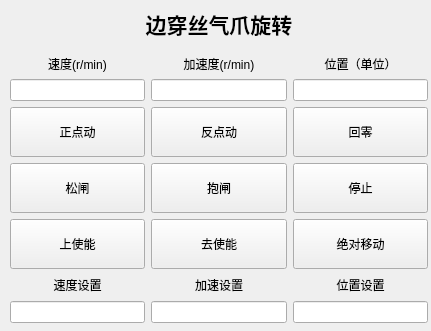
  <widget class="QWidget" name="widget_3" native="true">
   <property name="geometry">
    <rect>
     <x>920</x>
     <y>10</y>
     <width>431</width>
     <height>331</height>
    </rect>
   </property>
   <property name="styleSheet">
    <string notr="true">#widget_1{
 border: 1px solid #ccc;
}</string>
   </property>
   <widget class="QWidget" name="layoutWidget_3">
    <property name="geometry">
     <rect>
      <x>10</x>
      <y>0</y>
      <width>418</width>
      <height>323</height>
     </rect>
    </property>
    <layout class="QVBoxLayout" name="verticalLayout_17">
     <item>
      <widget class="QLabel" name="label_15">
       <property name="font">
        <font>
         <pointsize>16</pointsize>
         <bold>true</bold>
        </font>
       </property>
       <property name="text">
        <string>边穿丝气爪旋转</string>
       </property>
       <property name="alignment">
        <set>Qt::AlignmentFlag::AlignCenter</set>
       </property>
      </widget>
     </item>
     <item>
      <layout class="QHBoxLayout" name="horizontalLayout_11">
       <item>
        <layout class="QVBoxLayout" name="verticalLayout_18">
         <property name="leftMargin">
          <number>0</number>
         </property>
         <item>
          <widget class="QLabel" name="label_16">
           <property name="text">
            <string>速度(r/min)</string>
           </property>
           <property name="alignment">
            <set>Qt::AlignmentFlag::AlignCenter</set>
           </property>
          </widget>
         </item>
         <item>
          <widget class="QLineEdit" name="lineEdit_14">
           <property name="text">
            <string/>
           </property>
           <property name="readOnly">
            <bool>true</bool>
           </property>
          </widget>
         </item>
        </layout>
       </item>
       <item>
        <layout class="QVBoxLayout" name="verticalLayout_19">
         <item>
          <widget class="QLabel" name="label_17">
           <property name="text">
            <string>加速度(r/min)</string>
           </property>
           <property name="alignment">
            <set>Qt::AlignmentFlag::AlignCenter</set>
           </property>
          </widget>
         </item>
         <item>
          <widget class="QLineEdit" name="lineEdit_15">
           <property name="text">
            <string/>
           </property>
           <property name="readOnly">
            <bool>true</bool>
           </property>
          </widget>
         </item>
        </layout>
       </item>
       <item>
        <layout class="QVBoxLayout" name="verticalLayout_20">
         <item>
          <widget class="QLabel" name="label_18">
           <property name="text">
            <string>位置（单位）</string>
           </property>
           <property name="alignment">
            <set>Qt::AlignmentFlag::AlignCenter</set>
           </property>
          </widget>
         </item>
         <item>
          <widget class="QLineEdit" name="lineEdit_16">
           <property name="text">
            <string/>
           </property>
           <property name="readOnly">
            <bool>true</bool>
           </property>
          </widget>
         </item>
        </layout>
       </item>
      </layout>
     </item>
     <item>
      <layout class="QVBoxLayout" name="verticalLayout_21">
       <item>
        <layout class="QHBoxLayout" name="horizontalLayout_12">
         <item>
          <widget class="QPushButton" name="pushButton_19">
           <property name="minimumSize">
            <size>
             <width>50</width>
             <height>50</height>
            </size>
           </property>
           <property name="text">
            <string>正点动</string>
           </property>
          </widget>
         </item>
         <item>
          <widget class="QPushButton" name="pushButton_20">
           <property name="minimumSize">
            <size>
             <width>50</width>
             <height>50</height>
            </size>
           </property>
           <property name="text">
            <string>反点动</string>
           </property>
          </widget>
         </item>
         <item>
          <widget class="QPushButton" name="pushButton_21">
           <property name="minimumSize">
            <size>
             <width>50</width>
             <height>50</height>
            </size>
           </property>
           <property name="text">
            <string>回零</string>
           </property>
          </widget>
         </item>
        </layout>
       </item>
       <item>
        <layout class="QHBoxLayout" name="horizontalLayout_13">
         <item>
          <widget class="QPushButton" name="pushButton_22">
           <property name="minimumSize">
            <size>
             <width>50</width>
             <height>50</height>
            </size>
           </property>
           <property name="text">
            <string>松闸</string>
           </property>
          </widget>
         </item>
         <item>
          <widget class="QPushButton" name="pushButton_23">
           <property name="minimumSize">
            <size>
             <width>50</width>
             <height>50</height>
            </size>
           </property>
           <property name="text">
            <string>抱闸</string>
           </property>
          </widget>
         </item>
         <item>
          <widget class="QPushButton" name="pushButton_24">
           <property name="minimumSize">
            <size>
             <width>50</width>
             <height>50</height>
            </size>
           </property>
           <property name="text">
            <string>停止</string>
           </property>
          </widget>
         </item>
        </layout>
       </item>
       <item>
        <layout class="QHBoxLayout" name="horizontalLayout_14">
         <item>
          <widget class="QPushButton" name="pushButton_25">
           <property name="minimumSize">
            <size>
             <width>50</width>
             <height>50</height>
            </size>
           </property>
           <property name="text">
            <string>上使能</string>
           </property>
          </widget>
         </item>
         <item>
          <widget class="QPushButton" name="pushButton_26">
           <property name="minimumSize">
            <size>
             <width>50</width>
             <height>50</height>
            </size>
           </property>
           <property name="text">
            <string>去使能</string>
           </property>
          </widget>
         </item>
         <item>
          <widget class="QPushButton" name="pushButton_27">
           <property name="minimumSize">
            <size>
             <width>50</width>
             <height>50</height>
            </size>
           </property>
           <property name="text">
            <string>绝对移动</string>
           </property>
          </widget>
         </item>
        </layout>
       </item>
      </layout>
     </item>
     <item>
      <layout class="QHBoxLayout" name="horizontalLayout_15">
       <item>
        <layout class="QVBoxLayout" name="verticalLayout_22">
         <item>
          <widget class="QLabel" name="label_19">
           <property name="text">
            <string>速度设置</string>
           </property>
           <property name="alignment">
            <set>Qt::AlignmentFlag::AlignCenter</set>
           </property>
          </widget>
         </item>
         <item>
          <widget class="QLineEdit" name="lineEdit_17">
           <property name="text">
            <string/>
           </property>
           <property name="alignment">
            <set>Qt::AlignmentFlag::AlignCenter</set>
           </property>
          </widget>
         </item>
        </layout>
       </item>
       <item>
        <layout class="QVBoxLayout" name="verticalLayout_23">
         <item>
          <widget class="QLabel" name="label_20">
           <property name="text">
            <string>加速设置</string>
           </property>
           <property name="alignment">
            <set>Qt::AlignmentFlag::AlignCenter</set>
           </property>
          </widget>
         </item>
         <item>
          <widget class="QLineEdit" name="lineEdit_18">
           <property name="text">
            <string/>
           </property>
           <property name="alignment">
            <set>Qt::AlignmentFlag::AlignCenter</set>
           </property>
          </widget>
         </item>
        </layout>
       </item>
       <item>
        <layout class="QVBoxLayout" name="verticalLayout_24">
         <item>
          <widget class="QLabel" name="label_21">
           <property name="text">
            <string>位置设置</string>
           </property>
           <property name="alignment">
            <set>Qt::AlignmentFlag::AlignCenter</set>
           </property>
          </widget>
         </item>
         <item>
          <widget class="QLineEdit" name="lineEdit_19">
           <property name="text">
            <string/>
           </property>
           <property name="alignment">
            <set>Qt::AlignmentFlag::AlignCenter</set>
           </property>
          </widget>
         </item>
        </layout>
       </item>
      </layout>
     </item>
    </layout>
   </widget>
  </widget>
